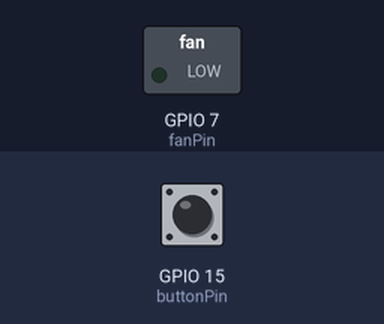
A sketch run on a simulated ESP32-S3. On the bench: switched loads named in the sketch (green lamp = pin HIGH). The inputs (shaded band) are chosen by the test bench; at power-on: GPIO 15 (buttonPin) LOW.

Above: at 1.2 s.
1.3 s: GPIO 15 (buttonPin) pulled HIGH for 0.15 s
At 2.2 s:
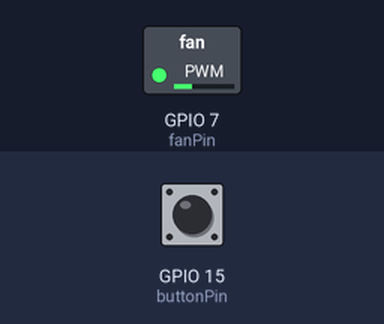
2.9 s: GPIO 15 (buttonPin) pulled HIGH for 1 s
At 4.7 s:
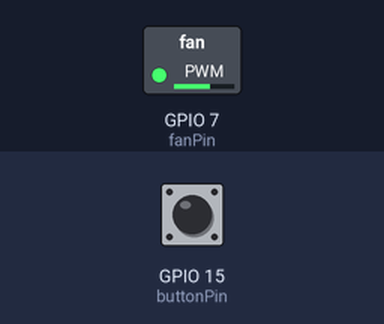
5.4 s: GPIO 15 (buttonPin) pulled HIGH for 0.15 s
At 6.5 s:
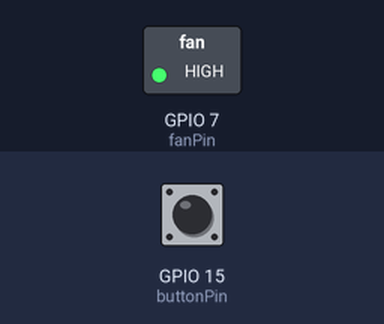
Timing chart, 0 to 8.4 s (numbered marks = the images above; inputs shaded):
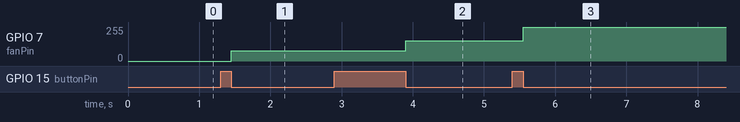

The sketch:

fan.ino
```cpp
const int fanPin = 7;
const int buttonPin = 15;
//代表按下几次
int x = 0;

//设置电机速度
void setSpeed(int percent) {
    int pwmValue = percent * 255 / 100;
    ledcWrite(fanPin, pwmValue);
}

//关闭电机操作
void closeFan() {
    ledcWrite(fanPin, 0);
}

void setup() {
    pinMode(buttonPin, INPUT_PULLDOWN);
    ledcAttach(fanPin, 20000, 8);
    //初始的时候是关闭的状态
    ledcWrite(fanPin, 0);
}

void loop() {
    if (digitalRead(buttonPin) == HIGH) {
        delay(20);  // 消抖

        if (digitalRead(buttonPin) == HIGH) {
            //到这里就是确认按下了，开始算时间
            unsigned long startTime = millis();
            // 等待按钮松开，同时判断是否长按
            while (digitalRead(buttonPin) == HIGH) {
                if (millis() - startTime >= 2000) {
                    closeFan();
                    x = 0;
                    // 只要手没有松开就一直是高电平，就一直在这里等
                    while (digitalRead(buttonPin) == HIGH) {
                        delay(10);
                    }
                    return;  // 长按已经处理完，直接退出本次 loop
                }
            }
            // 能走到这里说明 2 秒内松手了是短按
            x++;
            if (x % 3 == 1) {
                setSpeed(30);
            } else if (x % 3 == 2) {
                setSpeed(60);
            } else {
                setSpeed(100);
            }
        }
    }
}
```

Measured:
- after the input at 1.3 s, GPIO 7 (fanPin): 0/255 → 76/255 after 0.15 s
- after the input at 2.9 s, GPIO 7 (fanPin): 76/255 → 152/255 after 1.0 s
- after the input at 5.4 s, GPIO 7 (fanPin): 152/255 → 255/255 after 0.15 s
